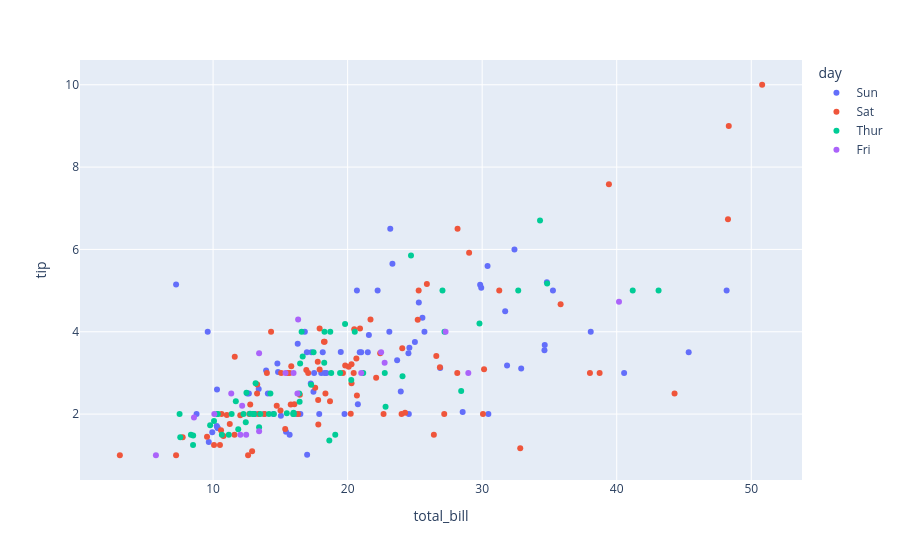

Notebook cell for this chart:
### Code cell
fig = px.scatter(tips, x='total_bill', y='tip', color='day')
fig.show()
